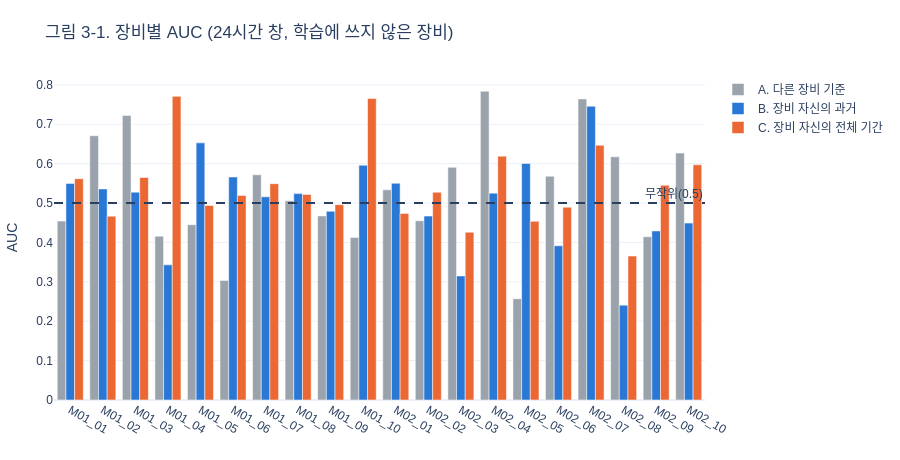

The cell this chart's notebook holds for it:
### Markdown cell above
### 3-1. AUC 비교

0.5는 무작위다. 묶음별 AUC와 평균, 그리고 장비별 AUC 중앙값을 함께 본다.

### Code cell
def tool_auc(W, name):
    y = (d.ttf_min <= W * HOUR).to_numpy().astype(int); sc = scores[(W, name)]
    out = {}
    for t, idx in d.groupby('Tool').indices.items():
        m = idx[ev_mask[idx]]
        if len(np.unique(y[m])) == 2:
            out[t] = roc_auc_score(y[m], sc[m])
    return pd.Series(out)

summ = []
for (W, name), _ in scores.items():
    r = res[(res.창 == f'{W}시간') & (res.기준 == name)]
    ta = tool_auc(W, name)
    summ.append({'창': f'{W}시간', '기준': name, **{f'묶음 {k}': round(v, 3) for k, v in zip(r.묶음, r.AUC)},
                 '평균 AUC': round(r.AUC.mean(), 3), '장비별 중앙값': round(ta.median(), 3),
                 'AUC>0.5 장비': f'{int((ta > .5).sum())}/{len(ta)}'})
summ = pd.DataFrame(summ)
display(summ)

fig = go.Figure()
for name, color in zip(['A. 다른 장비 기준', 'B. 장비 자신의 과거', 'C. 장비 자신의 전체 기간'], ['#9aa3ab', '#2a78d6', '#eb6834']):
    ta = tool_auc(24, name)
    fig.add_bar(x=ta.index, y=ta.values, name=name, marker_color=color)
fig.add_hline(y=0.5, line_dash='dash', annotation_text='무작위(0.5)')
fig.update_layout(title='그림 3-1. 장비별 AUC (24시간 창, 학습에 쓰지 않은 장비)', barmode='group', yaxis_title='AUC')
show(fig, 460)

### Figure 1 — Plotly figure (JSON) as saved in the notebook; plotly's stock layout.template omitted (floating-point values rounded to 4 significant figures)
{"data": [{"marker": {"color": "#9aa3ab"}, "name": "A. 다른 장비 기준", "type": "bar", "x": ["M01_01", "M01_02", "M01_03", "M01_04", "M01_05", "M01_06", "M01_07", "M01_08", "M01_09", "M01_10", "M02_01", "M02_02", "M02_03", "M02_04", "M02_05", "M02_06", "M02_07", "M02_08", "M02_09", "M02_10"], "y": [0.4541, 0.6708, 0.7224, 0.416, 0.4451, 0.3033, 0.5718, 0.5059, 0.4673, 0.4125, 0.5337, 0.4549, 0.5907, 0.7838, 0.2569, 0.5681, 0.7643, 0.6174, 0.4145, 0.6267]}, {"marker": {"color": "#2a78d6"}, "name": "B. 장비 자신의 과거", "type": "bar", "x": ["M01_01", "M01_02", "M01_03", "M01_04", "M01_05", "M01_06", "M01_07", "M01_08", "M01_09", "M01_10", "M02_01", "M02_02", "M02_03", "M02_04", "M02_05", "M02_06", "M02_07", "M02_08", "M02_09", "M02_10"], "y": [0.5499, 0.5359, 0.5277, 0.3432, 0.6528, 0.5661, 0.5158, 0.524, 0.4792, 0.5961, 0.5503, 0.4669, 0.3149, 0.5252, 0.6005, 0.3915, 0.746, 0.2408, 0.4293, 0.449]}, {"marker": {"color": "#eb6834"}, "name": "C. 장비 자신의 전체 기간", "type": "bar", "x": ["M01_01", "M01_02", "M01_03", "M01_04", "M01_05", "M01_06", "M01_07", "M01_08", "M01_09", "M01_10", "M02_01", "M02_02", "M02_03", "M02_04", "M02_05", "M02_06", "M02_07", "M02_08", "M02_09", "M02_10"], "y": [0.5619, 0.4666, 0.5648, 0.7708, 0.4939, 0.5193, 0.5491, 0.5219, 0.4959, 0.7653, 0.4737, 0.5274, 0.4259, 0.6191, 0.4536, 0.4895, 0.6467, 0.3654, 0.5453, 0.5971]}], "layout": {"annotations": [{"showarrow": false, "text": "무작위(0.5)", "x": 1, "xanchor": "right", "xref": "x domain", "y": 0.5, "yanchor": "bottom", "yref": "y"}], "barmode": "group", "font": {"family": "Malgun Gothic, sans-serif"}, "height": 460, "margin": {"b": 60, "l": 30, "r": 30, "t": 75}, "shapes": [{"line": {"dash": "dash"}, "type": "line", "x0": 0, "x1": 1, "xref": "x domain", "y0": 0.5, "y1": 0.5, "yref": "y"}], "title": {"text": "그림 3-1. 장비별 AUC (24시간 창, 학습에 쓰지 않은 장비)"}, "yaxis": {"title": {"text": "AUC"}}}}
